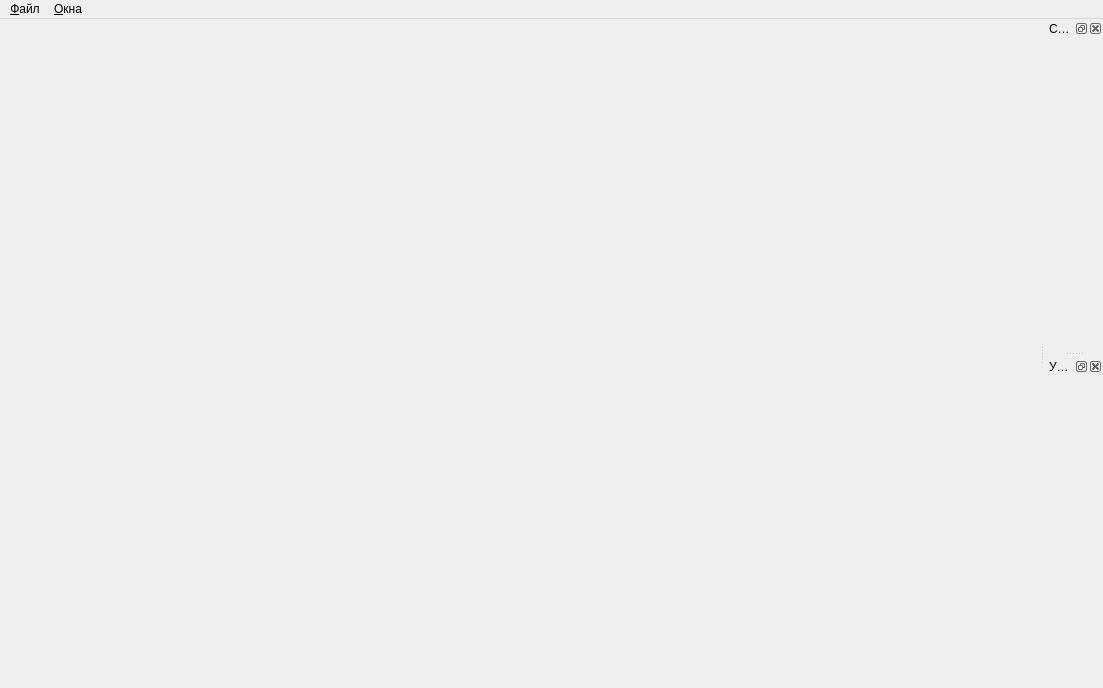
<?xml version="1.0" encoding="UTF-8"?>
<ui version="4.0">
 <class>MainWindow</class>
 <widget class="QMainWindow" name="MainWindow">
  <property name="geometry">
   <rect>
    <x>0</x>
    <y>0</y>
    <width>1103</width>
    <height>688</height>
   </rect>
  </property>
  <property name="windowTitle">
   <string>БПЛА</string>
  </property>
  <widget class="QWidget" name="centralWidget"/>
  <widget class="QDockWidget" name="dockWidget">
   <property name="windowTitle">
    <string>Слои</string>
   </property>
   <attribute name="dockWidgetArea">
    <number>2</number>
   </attribute>
   <widget class="QWidget" name="dockWidgetContents"/>
  </widget>
  <widget class="QMenuBar" name="menuBar">
   <property name="geometry">
    <rect>
     <x>0</x>
     <y>0</y>
     <width>1103</width>
     <height>21</height>
    </rect>
   </property>
   <widget class="QMenu" name="menuWindow">
    <property name="title">
     <string>&amp;Окна</string>
    </property>
    <addaction name="action_PID"/>
   </widget>
   <widget class="QMenu" name="menuFile">
    <property name="title">
     <string>&amp;Файл</string>
    </property>
    <addaction name="actionExit"/>
   </widget>
   <addaction name="menuFile"/>
   <addaction name="menuWindow"/>
  </widget>
  <widget class="QDockWidget" name="dockWidget_2">
   <property name="allowedAreas">
    <set>Qt::AllDockWidgetAreas</set>
   </property>
   <property name="windowTitle">
    <string>Управление</string>
   </property>
   <attribute name="dockWidgetArea">
    <number>2</number>
   </attribute>
   <widget class="QWidget" name="dockWidgetContents_5"/>
  </widget>
  <action name="actionExit">
   <property name="text">
    <string>Выход</string>
   </property>
   <property name="shortcut">
    <string>Ctrl+X</string>
   </property>
  </action>
  <action name="action_PID">
   <property name="text">
    <string>Настройки PID</string>
   </property>
   <property name="toolTip">
    <string>Настроки ПИД регуляторв</string>
   </property>
  </action>
 </widget>
 <layoutdefault spacing="6" margin="11"/>
 <resources/>
 <connections/>
</ui>
